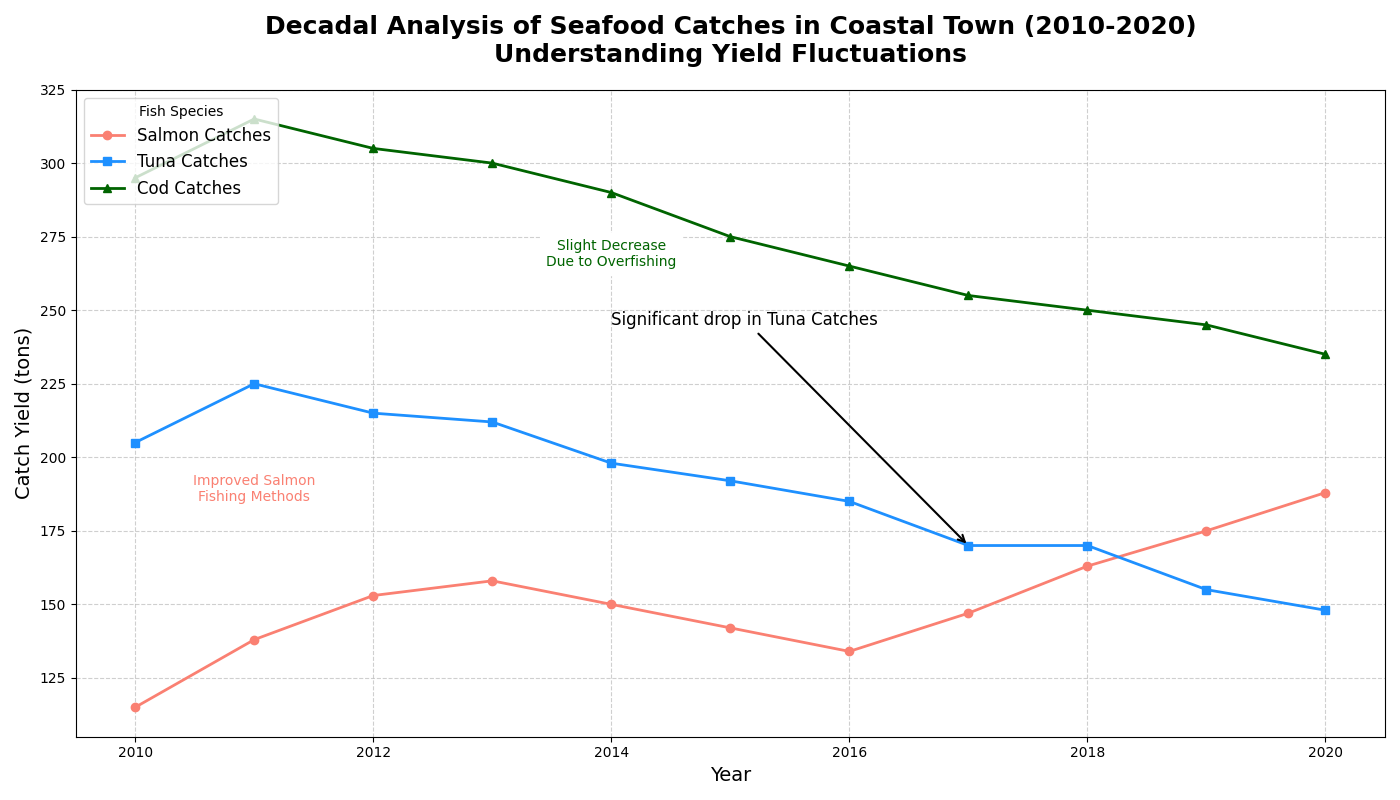

This chart was generated by the following Python code:
import matplotlib.pyplot as plt
import numpy as np

years = np.arange(2010, 2021)

# Modified artificial data representing catches in tons for three species of fish
salmon_catches = [115, 138, 153, 158, 150, 142, 134, 147, 163, 175, 188]
tuna_catches = [205, 225, 215, 212, 198, 192, 185, 170, 170, 155, 148]
cod_catches = [295, 315, 305, 300, 290, 275, 265, 255, 250, 245, 235]

fig, ax1 = plt.subplots(figsize=(14, 8))

ax1.plot(years, salmon_catches, marker='o', linestyle='-', linewidth=2, color='salmon', label='Salmon Catches')
ax1.plot(years, tuna_catches, marker='s', linestyle='-', linewidth=2, color='dodgerblue', label='Tuna Catches')
ax1.plot(years, cod_catches, marker='^', linestyle='-', linewidth=2, color='darkgreen', label='Cod Catches')

ax1.set_title("Decadal Analysis of Seafood Catches in Coastal Town (2010-2020)\nUnderstanding Yield Fluctuations", fontsize=18, fontweight='bold', pad=20)
ax1.set_xlabel("Year", fontsize=14)
ax1.set_ylabel("Catch Yield (tons)", fontsize=14)

ax1.grid(True, linestyle='--', alpha=0.6)

ax1.legend(title='Fish Species', fontsize=12, loc='upper left')

ax1.annotate('Significant drop in Tuna Catches', xy=(2017, 170), xytext=(2014, 245),
             arrowprops=dict(facecolor='black', arrowstyle='->', lw=1.5),
             fontsize=12, color='black')

ax1.text(2011, 185, 'Improved Salmon\nFishing Methods', fontsize=10, ha='center', color='salmon', backgroundcolor='white')
ax1.text(2014, 265, 'Slight Decrease\nDue to Overfishing', fontsize=10, ha='center', color='darkgreen', backgroundcolor='white')

plt.tight_layout()

plt.show()
